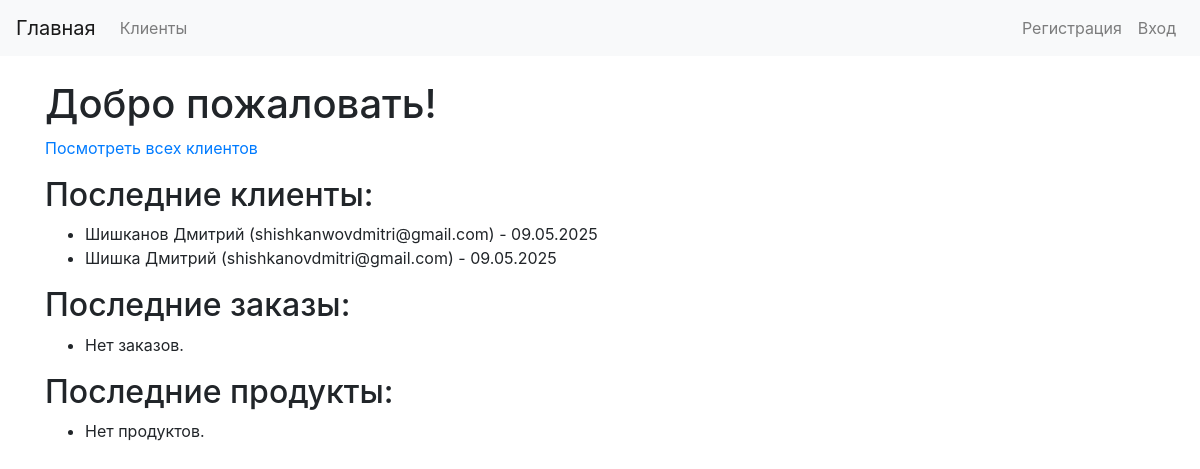
The page / on the database its author committed.
### firm/models.py (models this page shows, shortened)
class Client(models.Model):
    surname = models.CharField("Фамилия", max_length=255, validators=[name_validator])
    name = models.CharField("Имя", max_length=255, validators=[name_validator])
    email = models.EmailField("E-mail", unique=True)
    registration_date = models.DateTimeField("Дата регистрации", auto_now_add=True)
    created_by = models.ForeignKey(settings.AUTH_USER_MODEL, on_delete=models.CASCADE, related_name='clients', verbose_name="Создатель") # Используем settings.AUTH_USER_MODEL
    class Meta:
        verbose_name = "Клиент"
        verbose_name_plural = "Клиенты"

### firm/views.py (the view)
# urls.py: path('', views.index, name='index'), # Добавьте или раскомментируйте эту строку для главной страницы
def index(request):
    latest_clients = Client.objects.order_by('-registration_date')[:5]
    latest_orders = Order.objects.order_by('-creation_date')[:5]
    latest_products = Product.objects.order_by('-id')[:5]
    context = {
        'latest_clients': latest_clients,
        'latest_orders': latest_orders,
        'latest_products': latest_products,
    }
    return render(request, 'firm/index.html', context)

### firm/templates/firm/index.html (shortened to what this page needs)
{% extends 'firm/base.html' %}
{% block content %}
    <h1>Добро пожаловать!</h1>
    <p><a href="{% url 'firm:client_list' %}">Посмотреть всех клиентов</a></p>
    <h2>Последние клиенты:</h2>
    <ul>
        {% for client in latest_clients %}
            <li>{{ client.surname }} {{ client.name }} ({{ client.email }}) - {{ client.registration_date|date:"d.m.Y" }}</li>
        {% empty %}
            <li>Нет клиентов.</li>
        {% endfor %}
    </ul>
    <h2>Последние заказы:</h2>
    <ul>
        {% for order in latest_orders %}
            <li>Заказ #{{ order.id }} от {{ order.client }} - {{ order.creation_date|date:"d.m.Y" }} (Статус: {{ order.order_status.name|default:"Не определен" }})</li>
        {% empty %}
            <li>Нет заказов.</li>
        {% endfor %}
    </ul>
    <h2>Последние продукты:</h2>
    <ul>
        {% for product in latest_products %}
            <li>{{ product.product_name }} - {{ product.price }} руб. (На складе: {{ product.stock }})</li>
        {% empty %}
            <li>Нет продуктов.</li>
        {% endfor %}
    </ul>
{% endblock %}

### rows shown on the page
Client: surname "Шишканов", name "Дмитрий", email "shishkanwovdmitri@gmail.com", registration_date "09.05.2025"
Client: surname "Шишка", name "Дмитрий", email "shishkanovdmitri@gmail.com", registration_date "09.05.2025"
